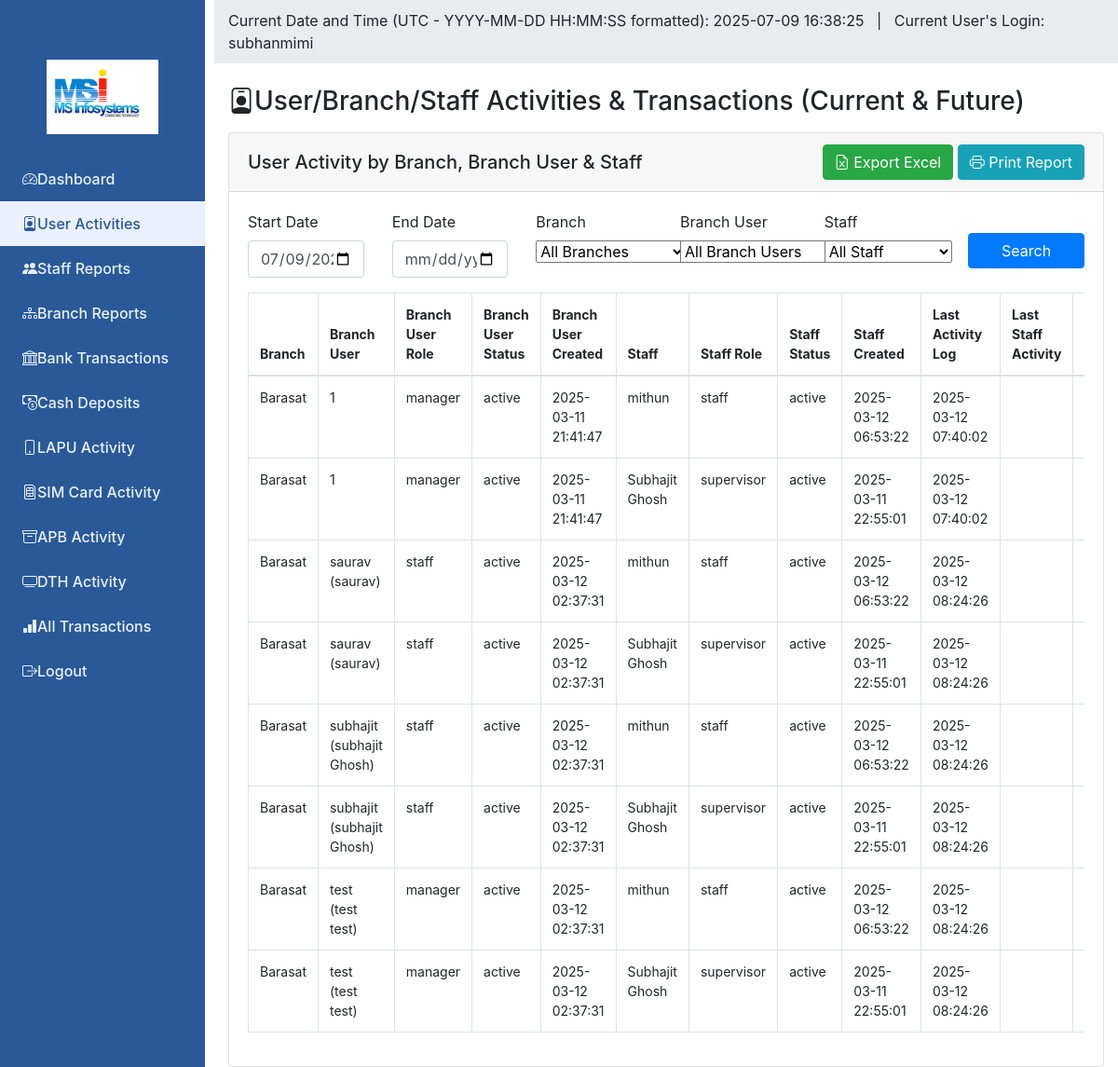
Screenshot of /admin/reports/user.php with the database file from the repository.
### tables this page shows
CREATE TABLE `branches` (
  `id` int(11) NOT NULL,
  `branch_code` varchar(10) NOT NULL,
  `branch_name` varchar(100) NOT NULL,
  `branch_type` enum('main','sub','satellite') DEFAULT 'sub',
  `opening_date` date NOT NULL,
  `address1` varchar(255) NOT NULL,
  `address2` varchar(255) DEFAULT NULL,
  `city` varchar(100) NOT NULL,
  `postal_code` varchar(10) NOT NULL,
  `contact_number` varchar(15) NOT NULL,
  `email` varchar(100) NOT NULL,
  `manager_name` varchar(100) DEFAULT NULL,
  `working_hours` varchar(100) DEFAULT NULL,
  `notes` text DEFAULT NULL,
  `status` enum('active','inactive') DEFAULT 'active',
  `created_by` int(11) DEFAULT NULL,
  `created_at` timestamp NOT NULL DEFAULT current_timestamp(),
  `updated_by` int(11) DEFAULT NULL,
  `updated_at` timestamp NOT NULL DEFAULT current_timestamp() ON UPDATE current_timestamp()
);

CREATE TABLE `branch_users` (
  `id` int(11) NOT NULL,
  `branch_id` int(11) NOT NULL,
  `username` varchar(50) NOT NULL,
  `password` varchar(255) NOT NULL,
  `full_name` varchar(100) DEFAULT NULL,
  `email` varchar(100) DEFAULT NULL,
  `mobile` varchar(15) DEFAULT NULL,
  `role` enum('manager','staff') DEFAULT 'staff',
  `permissions` text DEFAULT NULL,
  `status` enum('active','inactive') DEFAULT 'active',
  `address` text DEFAULT NULL,
  `last_login` datetime DEFAULT NULL,
  `created_by` int(11) DEFAULT NULL,
  `created_at` timestamp NOT NULL DEFAULT current_timestamp(),
  `updated_by` int(11) DEFAULT NULL,
  `updated_at` timestamp NOT NULL DEFAULT current_timestamp() ON UPDATE current_timestamp()
);

CREATE TABLE `staff` (
  `id` int(11) NOT NULL,
  `staff_id` varchar(20) NOT NULL,
  `branch_id` int(11) NOT NULL,
  `full_name` varchar(100) NOT NULL,
  `email` varchar(100) NOT NULL,
  `mobile` varchar(15) NOT NULL,
  `username` varchar(50) NOT NULL,
  `password` varchar(255) NOT NULL,
  `role` enum('manager','supervisor','staff') NOT NULL,
  `department` varchar(50) DEFAULT NULL,
  `dob` date NOT NULL,
  `gender` enum('male','female','other') NOT NULL,
  `joining_date` date NOT NULL,
  `address` text DEFAULT NULL,
  `profile_photo` varchar(255) DEFAULT NULL,
  `status` enum('active','inactive') DEFAULT 'active',
  `created_by` int(11) DEFAULT NULL,
  `created_at` timestamp NOT NULL DEFAULT current_timestamp(),
  `updated_by` int(11) DEFAULT NULL,
  `updated_at` timestamp NOT NULL DEFAULT current_timestamp() ON UPDATE current_timestamp()
);

### admin/reports/user.php (the view, shortened to what this page needs)
<?php
$currentDateTime = date('Y-m-d H:i:s');
$currentUser = $_SESSION['admin_user']['username'] ?? 'subhanmimi';
$start_date = $_GET['start_date'] ?? date('Y-m-d');
$end_date = $_GET['end_date'] ?? '';
$where = [];
$params = [];
$where[] = "(
    (al.created_at >= :today)
    OR (sa.created_at >= :today)
    OR (ba.created_at >= :today)
    OR (cd.created_at >= :today)
    OR (dth.created_at >= :today)
    OR (lapu.created_at >= :today)
    OR (sim.created_at >= :today)
    OR (apb.created_at >= :today)
)";
$params[':today'] = date('Y-m-d') . ' 00:00:00';
$whereSQL = $where ? "WHERE " . implode(" AND ", $where) : "";
try {
    $db = (new Database())->getConnection();
    $sql = "
      SELECT
        b.branch_name,
        bu.id AS branch_user_id,
        bu.username AS branch_user_username,
        bu.full_name AS branch_user_full_name,
        bu.role AS branch_user_role,
        bu.status AS branch_user_status,
        bu.created_at AS branch_user_created_at,
        s.id AS staff_id,
        s.full_name AS staff_full_name,
        s.role AS staff_role,
        s.status AS staff_status,
        s.created_at AS staff_created_at,
        -- Last activities/transactions for branch_user
        MAX(al.created_at) AS last_activity_log,
        MAX(ba.created_at) AS last_bank_account,
        MAX(cd.created_at) AS last_cash_deposit,
        MAX(dth.created_at) AS last_dth,
        MAX(lapu.created_at) AS last_lapu,
        MAX(sim.created_at) AS last_sim,
        MAX(apb.created_at) AS last_apb,
        -- Last activities/transactions for staff
        MAX(sa.created_at) AS last_staff_activity,
        MAX(cd2.created_at) AS last_staff_cash_deposit,
        MAX(dth2.created_at) AS last_staff_dth,
        MAX(lapu2.created_at) AS last_staff_lapu,
        MAX(sim2.created_at) AS last_staff_sim,
        MAX(apb2.created_at) AS last_staff_apb
      FROM branches b
      LEFT JOIN branch_users bu ON bu.branch_id = b.id
      LEFT JOIN staff s ON s.branch_id = b.id
      -- Activity logs for branch_users
      LEFT JOIN activity_logs al ON al.user_id = bu.id
      LEFT JOIN bank_accounts ba ON ba.branch_id = b.id
      LEFT JOIN cash_deposits cd ON cd.branch_id = b.id
      LEFT JOIN dth dth ON dth.branch_id = b.id
      LEFT JOIN lapu lapu ON lapu.branch_id = b.id
      LEFT JOIN sim_cards sim ON sim.branch_id = b.id
      LEFT JOIN apb apb ON apb.branch_id = b.id
      -- Activity logs for staff
      LEFT JOIN staff_activity_logs sa ON sa.staff_id = s.id
      LEFT JOIN cash_deposits cd2 ON cd2.staff_id = s.id
      LEFT JOIN dth dth2 ON dth2.staff_id = s.id
      LEFT JOIN lapu lapu2 ON lapu2.staff_id = s.id
      LEFT JOIN sim_cards sim2 ON sim2.staff_id = s.id
      LEFT JOIN apb apb2 ON apb2.staff_id = s.id
      $whereSQL
      GROUP BY b.id, bu.id, s.id
      ORDER BY b.branch_name, bu.username, s.full_name
    ";
    $stmt = $db->prepare($sql);
    $stmt->execute($params);
    $data = $stmt->fetchAll(PDO::FETCH_ASSOC);
} catch (Exception $e) {
    $_SESSION['error'] = "Error: " . $e->getMessage();
    $data = [];
    $branches = [];
    $staff = [];
    $branch_users = [];
}
?>
<!DOCTYPE html>
<html lang="en">
<head>
    <link href="../../assets/css/bootstrap.min.css" rel="stylesheet">
    <link href="https://cdn.jsdelivr.net/npm/bootstrap-icons@1.10.5/font/bootstrap-icons.css" rel="stylesheet">
</head>
<body>
    <nav class="sidebar-nav d-none d-lg-block">
        <div class="text-center mb-4">
            <img src="../../assets/img/logo.png" alt="Logo" style="max-width:120px;">
        </div>
        <ul class="nav flex-column">
            <li class="nav-item"><a class="nav-link" href="../dashboard.php"><i class="bi bi-speedometer2 me-2"></i>Dashboard</a></li>
            <li class="nav-item"><a class="nav-link active" href="user.php"><i class="bi bi-person-badge me-2"></i>User Activities</a></li>
            <li class="nav-item"><a class="nav-link" href="staff.php"><i class="bi bi-people-fill me-2"></i>Staff Reports</a></li>
            <li class="nav-item"><a class="nav-link" href="branch.php"><i class="bi bi-diagram-3 me-2"></i>Branch Reports</a></li>
            <li class="nav-item"><a class="nav-link" href="bank.php"><i class="bi bi-bank me-2"></i>Bank Transactions</a></li>
            <li class="nav-item"><a class="nav-link" href="cash.php"><i class="bi bi-cash-coin me-2"></i>Cash Deposits</a></li>
            <li class="nav-item"><a class="nav-link" href="lapu.php"><i class="bi bi-phone me-2"></i>LAPU Activity</a></li>
            <li class="nav-item"><a class="nav-link" href="sim.php"><i class="bi bi-sim me-2"></i>SIM Card Activity</a></li>
            <li class="nav-item"><a class="nav-link" href="apb.php"><i class="bi bi-archive me-2"></i>APB Activity</a></li>
            <li class="nav-item"><a class="nav-link" href="dth.php"><i class="bi bi-tv me-2"></i>DTH Activity</a></li>
            <li class="nav-item"><a class="nav-link" href="transaction.php"><i class="bi bi-bar-chart-fill me-2"></i>All Transactions</a></li>
            <li class="nav-item"><a class="nav-link" href="../../logout.php"><i class="bi bi-box-arrow-right me-2"></i>Logout</a></li>
        </ul>
    </nav>
    <div class="main-content">
        <div class="header-info">
            <div class="container-fluid">
                Current Date and Time (UTC - YYYY-MM-DD HH:MM:SS formatted): <span id="current-datetime"><?php echo $currentDateTime; ?></span>
                &nbsp; | &nbsp;
                Current User's Login: <span id="current-user"><?php echo htmlspecialchars($currentUser); ?></span>
            </div>
        </div>
        <div class="container-fluid mt-4">
            <h3 class="mb-3"><i class="bi bi-person-badge me-2"></i>User/Branch/Staff Activities & Transactions (Current & Future)</h3>
            <div class="card">
                <div class="card-header d-flex justify-content-between align-items-center">
                    <h5 class="mb-0">User Activity by Branch, Branch User & Staff</h5>
                    <div>
                        <button class="btn btn-success me-2" onclick="exportTableToExcel('userTable', 'user_report.xlsx')">
                            <i class="bi bi-file-earmark-excel"></i> Export Excel
                        </button>
                        <button class="btn btn-info" onclick="printElement('reportContent')">
                            <i class="bi bi-printer"></i> Print Report
                        </button>
                    </div>
                </div>
                <div class="card-body" id="reportContent">
                    <form method="get" class="row mb-3">
                        <div class="col-md-2">
                            <label class="form-label">Start Date</label>
                            <input type="date" class="form-control" name="start_date" value="<?php echo htmlspecialchars($start_date); ?>">
                        </div>
                        <div class="col-md-2">
                            <label class="form-label">End Date</label>
                            <input type="date" class="form-control" name="end_date" value="<?php echo htmlspecialchars($end_date); ?>">
                        </div>
                        <div class="col-md-2">
                            <label class="form-label">Branch</label>
                            <select class="form-select" name="branch_id" onchange="this.form.submit()">
                                <option value="All">All Branches</option>
                            </select>
                        </div>
                        <div class="col-md-2">
                            <label class="form-label">Branch User</label>
                            <select class="form-select" name="branch_user_id" onchange="this.form.submit()">
                                <option value="All">All Branch Users</option>
                            </select>
                        </div>
                        <div class="col-md-2">
                            <label class="form-label">Staff</label>
                            <select class="form-select" name="staff_id" onchange="this.form.submit()">
                                <option value="All">All Staff</option>
                            </select>
                        </div>
                        <div class="col-md-2 mt-4">
                            <button type="submit" class="btn btn-primary w-100">Search</button>
                        </div>
                    </form>
                    <div class="table-responsive">
                        <table class="table table-bordered table-hover" id="userTable">
                            <thead>
                                <tr>
                                    <th>Branch</th>
                                    <th>Branch User</th>
                                    <th>Branch User Role</th>
                                    <th>Branch User Status</th>
                                    <th>Branch User Created</th>
                                    <th>Staff</th>
                                    <th>Staff Role</th>
                                    <th>Staff Status</th>
                                    <th>Staff Created</th>
                                    <th>Last Activity Log</th>
                                    <th>Last Staff Activity</th>
                                    <th>Last Bank Account</th>
                                </tr>
                            </thead>
                            <tbody>
                                <?php foreach ($data as $row): ?>
                                <tr>
                                    <td><?php echo htmlspecialchars($row['branch_name']); ?></td>
                                    <td><?php echo htmlspecialchars($row['branch_user_username'] . ($row['branch_user_full_name'] ? " ({$row['branch_user_full_name']})" : "")); ?></td>
                                    <td><?php echo htmlspecialchars($row['branch_user_role']); ?></td>
                                    <td><?php echo htmlspecialchars($row['branch_user_status']); ?></td>
                                    <td><?php echo htmlspecialchars($row['branch_user_created_at']); ?></td>
                                    <td><?php echo htmlspecialchars($row['staff_full_name']); ?></td>
                                    <td><?php echo htmlspecialchars($row['staff_role']); ?></td>
                                    <td><?php echo htmlspecialchars($row['staff_status']); ?></td>
                                    <td><?php echo htmlspecialchars($row['staff_created_at']); ?></td>
                                    <td><?php echo htmlspecialchars($row['last_activity_log']); ?></td>
                                    <td><?php echo htmlspecialchars($row['last_staff_activity']); ?></td>
                                    <td><?php echo htmlspecialchars($row['last_bank_account']); ?></td>
                                </tr>
                                <?php endforeach; ?>
                            </tbody>
                        </table>
                    </div>
                </div>
            </div>
        </div>
    </div>
</body>
</html>

### admin/reports/user.php (style rules this page uses)
.header-info { background: #e9ecef; padding: 10px 0; margin-bottom: 16px; }
.sidebar-nav { width: 220px; min-height: 100vh; background: #295998; color: #fff; position: fixed; left: 0; top: 0; bottom: 0; z-index: 100; padding-top: 64px; }
.sidebar-nav .nav-link { color: #eaf1fc; font-weight: 500; padding: 12px 24px; display: flex; align-items: center; }
.sidebar-nav .nav-link.active, .sidebar-nav .nav-link:hover { background: #eaf1fc; color: #295998; }
.main-content { margin-left: 230px; }
td, th { font-size: 14px; }

### rows the page displays
branches: branch_name "Barasat", branch_users.username "1", branch_users.role "manager", branch_users.status "active", branch_users.created_at "2025-03-11 21:41:47", staff.full_name "mithun", staff.role "staff", staff.status "active", staff.created_at "2025-03-12 06:53:22", last_activity_log "2025-03-12 07:40:02", staff.full_name "Subhajit Ghosh", staff.role "supervisor", staff.created_at "2025-03-11 22:55:01", branch_users.username+full_name "saurav (saurav)", branch_users.role "staff", branch_users.created_at "2025-03-12 02:37:31", last_activity_log "2025-03-12 08:24:26", branch_users.username+full_name "subhajit (subhajit Ghosh)", branch_users.username+full_name "test (test test)"

### other values shown
$currentUser "subhanmimi"
